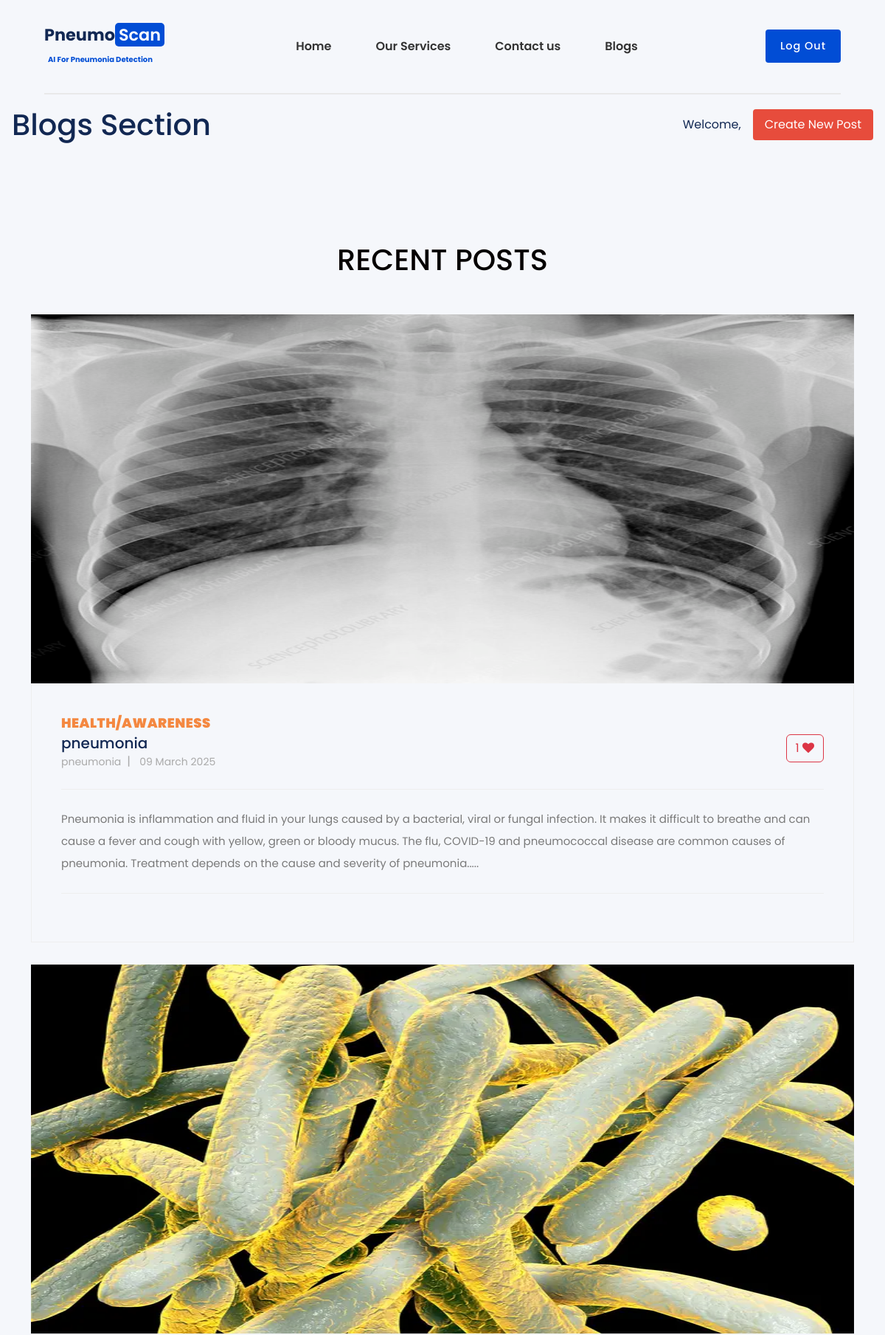
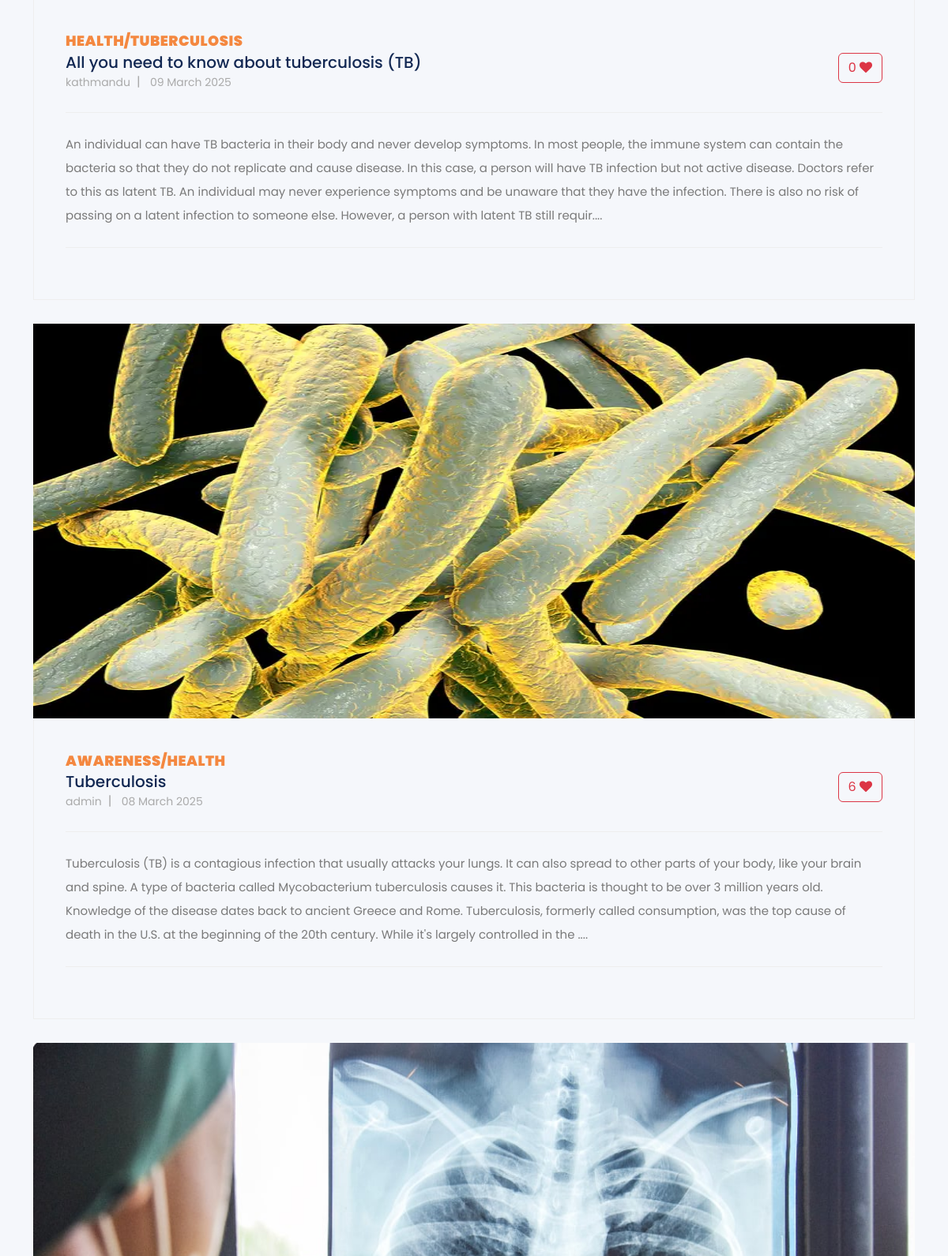
Screenshot of /blogapp/blog/ (upper part) with the database file from the repository (2 pictures, top to bottom).
### blogapp/models.py (models this page shows, shortened)
class Post(models.Model):
    postname = models.CharField(max_length=600)
    category = models.CharField(max_length=600)
    image = models.ImageField(upload_to='blog_images/posts',blank=True,null=True)
    content = models.CharField(max_length=100000)
    time = models.CharField(default=time,max_length=100, blank=True)
    likes = models.IntegerField(null=True,blank=True,default=0)
    user = models.ForeignKey(User,on_delete=models.CASCADE)

### blogapp/views.py (the view)
# urls.py: path("blog/",views.blog,name="blog"),
def blog(request):
    return render(request,"blog.html",{
            'posts':Post.objects.filter(user_id=request.user.id).order_by("id").reverse(),
            'top_posts':Post.objects.all().order_by("-likes"),
            'recent_posts':Post.objects.all().order_by("-id"),
            'user':request.user,
            'media_url':settings.MEDIA_URL
        })

### loginapp/templates/blog.html (shortened to what this page needs)
{% load static %}
<!DOCTYPE html>
<html lang="en">
<head>
<link rel="stylesheet" href="https://cdnjs.cloudflare.com/ajax/libs/font-awesome/6.7.2/css/all.min.css">
  <link href="{% static 'vendor/bootstrap/css/bootstrap.min.css' %}" rel="stylesheet">
  <link href="https://cdn.jsdelivr.net/npm/bootstrap@5.3.1/dist/css/bootstrap.min.css" rel="stylesheet"
>
  <link rel="stylesheet" href="{% static 'assets/css/fontawesome.css' %}">
  <link rel="stylesheet" href="{% static 'assets/css/templatemo-stand-blog.css' %}">
  <link rel="stylesheet" href="{% static 'assets/css/owl.css' %}">
  <link rel="stylesheet" href="{% static 'assets/css/styles.css' %}">
</head>
<body>
  <section id="hero">
    <nav class="navigation">
        <div class="logoo">
            <a href="index.html" class="logo">Pneumo<span>Scan</span></a>
            <p>AI For Pneumonia Detection</p>
        </div>
        <ul class="menu">
          <li><a href="{% url 'dashboard'%}#hero">Home</a></li>
          <li><a href="{% url 'dashboard'%}#our-services">Our Services</a></li>
          <li><a href="{% url 'dashboard' %}#contact-us">Contact us</a></li>
          <li><a href="{% url 'blog'%}">Blogs</a></li>
      </ul>
      <a href="{% url 'logout'%}" class="chatbot-button">Log Out</a>
    </nav>
</section>
<header>
    <div class="header-content">
        <h1>Blogs Section</h1>
        <div class="user-info">
            <span id="userDisplayName">Welcome, </span>
            <a href="{% url 'create' %}" class="create-post-btn">Create New Post</a>
        </div>
    </div>
</header>
  <section class="blog-posts">
    <div class="container">
      <h3 class="text-center" style="margin: 50px; font-size: 40px; color: rgb(5, 1, 1);">RECENT POSTS</h3>
      <div class="row">
        <div class="col-lg-12">
          <div class="all-blog-posts">
            <div class="row">
              {% for post in recent_posts %}
              <div class="col-lg-12">
                <div class="blog-post">
                  <div class="blog-thumb">
                    <img src="{{media_url}}{{post.image}}" alt="" style="height: 500px;">
                  </div>
                  <div class="down-content">
                    <span>{{post.category}}</span>
                    <form method="post" action="{% url 'increaselikes' post.id %}">
                      <button class="float-right btn btn-outline-danger" type="submit ">
                        {{post.likes}} <i class="fa fa-heart"></i></button>
                    </form>
                    <a href="{% url 'post' post.id %}" class="text-decoration-none text-dark">
                      <h5>{{post.postname}}</h5>
                    </a>
                    <ul class="post-info">
                      <li><a href="#">{{post.user}}</a></li>
                      <li><a href="#">{{post.time}}</a></li>
                    </ul>
                    <p style="max-width: 100%;">{{post.content|slice:"0:500"}}....</p>
                  </div>
                </div>
              </div>
              {% endfor %}
            </div>
          </div>
        </div>
      </div>
    </div>
  </section>
</body>
</html>

### static/assets/css/templatemo-stand-blog.css (style rules this page uses)
body { font-family: 'Roboto', sans-serif; overflow-x: hidden; text-rendering: optimizeLegibility; -webkit-font-smoothing: antialiased; -moz-osx-font-smoothing: grayscale; }
p { margin-bottom: 0px; font-size: 15px; font-weight: 400; color: #7a7a7a; line-height: 30px; }
a { text-decoration: none!important; }
ul { padding: 0; margin: 0; list-style: none; }
h1,h2,h3,h4,h5,h6 { margin: 0px; }
header { position: absolute; z-index: 99999; width: 100%; height: 100px; background-color: #f7f7f7; -webkit-transition: all 0.3s ease-in-out 0s; -moz-transition: all 0.3s ease-in-out 0s; -o-transition: all 0.3s ease-in-out 0s; transition: all 0.3s ease-in-out 0s; }
.blog-posts { margin-top: 100px; }
.blog-posts .blog-post { margin-bottom: 30px; }
.blog-posts .blog-thumb img { width: 100%; overflow: hidden; }
.blog-posts .down-content { padding: 40px; border-right: 1px solid #eee; border-left: 1px solid #eee; border-bottom: 1px solid #eee; }
.blog-posts .down-content span { font-size: 18px; text-transform: uppercase; letter-spacing: 0.5px; font-weight: 900; color: #f48840; }
.blog-posts .down-content ul.post-info li { display: inline-block; margin-right: 8px; }
.blog-posts .down-content ul.post-info li:after { content: '|'; color: #aaa; margin-left: 8px; }
.blog-posts .down-content ul.post-info li:last-child::after { display: none; }
.blog-posts .down-content ul.post-info li a { font-size: 14px; color: #aaa; font-weight: 400; transition: all .3s; }
.blog-posts .down-content p { padding: 25px 0px; margin: 25px 0px; border-top: 1px solid #eee; border-bottom: 1px solid #eee; }

### static/assets/css/styles.css (style rules this page uses)
.blog-posts .blog-post img, .blog-post img { height: 300px; }
* { margin: 0px; padding:0px; box-sizing:border-box; font-family: poppins; scroll-behavior: smooth; }
a { text-decoration: none; }
ul { list-style: none; }
.navigation { display: flex; justify-content: space-between; align-items:center; max-width: 1200px; width: 90%; margin: 0px auto; padding: 30px 0px; border-bottom:2px solid #e9e9e9; }
.logoo { display:flex; flex-direction:column; justify-content: center; align-content: center; }
.logoo p { padding-left: 5px; color: #014dd5; font-size: 10px; font-weight: 700; }
.logo { color:#122853; font-weight: 700; font-size: 1.4rem; }
.logo span { background-color: #014dd5; color:#ffffff; padding: 0px 5px; border-radius: 5px; font-weight: 600; margin-right: 5px; }
.menu { display: flex; justify-content: center; align-items: center; list-style: none; padding: 0; margin: 0 auto; }
.menu li { margin: 0 15px; }
.menu a { text-decoration: none; color: #333; font-size: 16px; font-weight: 600; padding: 10px 15px; transition: color 0.3s ease-in-out; }
.chatbot-button { height: 45px; padding: 0 20px; border-radius: 4px; background-color:#014dd5; color: #ffffff; display: flex; justify-content: center; align-items: center; font-weight: 500; letter-spacing: 1px; font-size: 0.9rem; }
body { background-color: #f5f7fb; color: #333; line-height: 1.6; }
header { color: white; padding: 1rem; margin-top: 1px; background-color: #f5f7fb; ; }
.header-content h1 { color: #122853; font-size:40px; }
.header-content { max-width: 1200px; margin: 0 auto; display: flex; justify-content: space-between; align-items: center; }
.user-info { display: flex; align-items: center; gap: 1rem; color: #122853; }
.create-post-btn { background: #e74c3c; color: white; border: none; padding: 0.5rem 1rem; border-radius: 4px; cursor: pointer; transition: background 0.3s; }
.container { padding-top: 50px; }
.container h5 { color:#122853 }

### rows the page displays
Post: image (picture), category "HEALTH/AWARENESS", likes "1", postname "pneumonia", user "pneumonia", time "09 March 2025", content "Pneumonia is inflammation and fluid in your lungs caused by a bacterial, viral or fungal infection. It makes it difficult to breathe and can cause a fever and cough with yellow, green or bloody mucus. The flu, COVID-19 and pneumococcal disease are common causes of pneumonia. Treatment depends on the cause and severity of pneumonia."
Post: image (picture), category "HEALTH/TUBERCULOSIS", likes "0", postname "All you need to know about tuberculosis (TB)", user "kathmandu", time "09 March 2025", content "An individual can have TB bacteria in their body and never develop symptoms. In most people, the immune system can contain the bacteria so that they do not replicate and cause disease. In this case, a person will have TB infection but not active disease. Doctors refer to this as latent TB. An individual may never experience symptoms and be unaware that they have the infection. There is also no risk of passing on a latent infection to someone else. However, a person with latent TB still requir"
Post: image (picture), category "AWARENESS/HEALTH", likes "6", postname "Tuberculosis", user "admin", time "08 March 2025", content "Tuberculosis (TB) is a contagious infection that usually attacks your lungs. It can also spread to other parts of your body, like your brain and spine. A type of bacteria called Mycobacterium tuberculosis causes it. This bacteria is thought to be over 3 million years old. Knowledge of the disease dates back to ancient Greece and Rome. Tuberculosis, formerly called consumption, was the top cause of death in the U.S. at the beginning of the 20th century. While it's largely controlled in the"
Post: image (picture)
